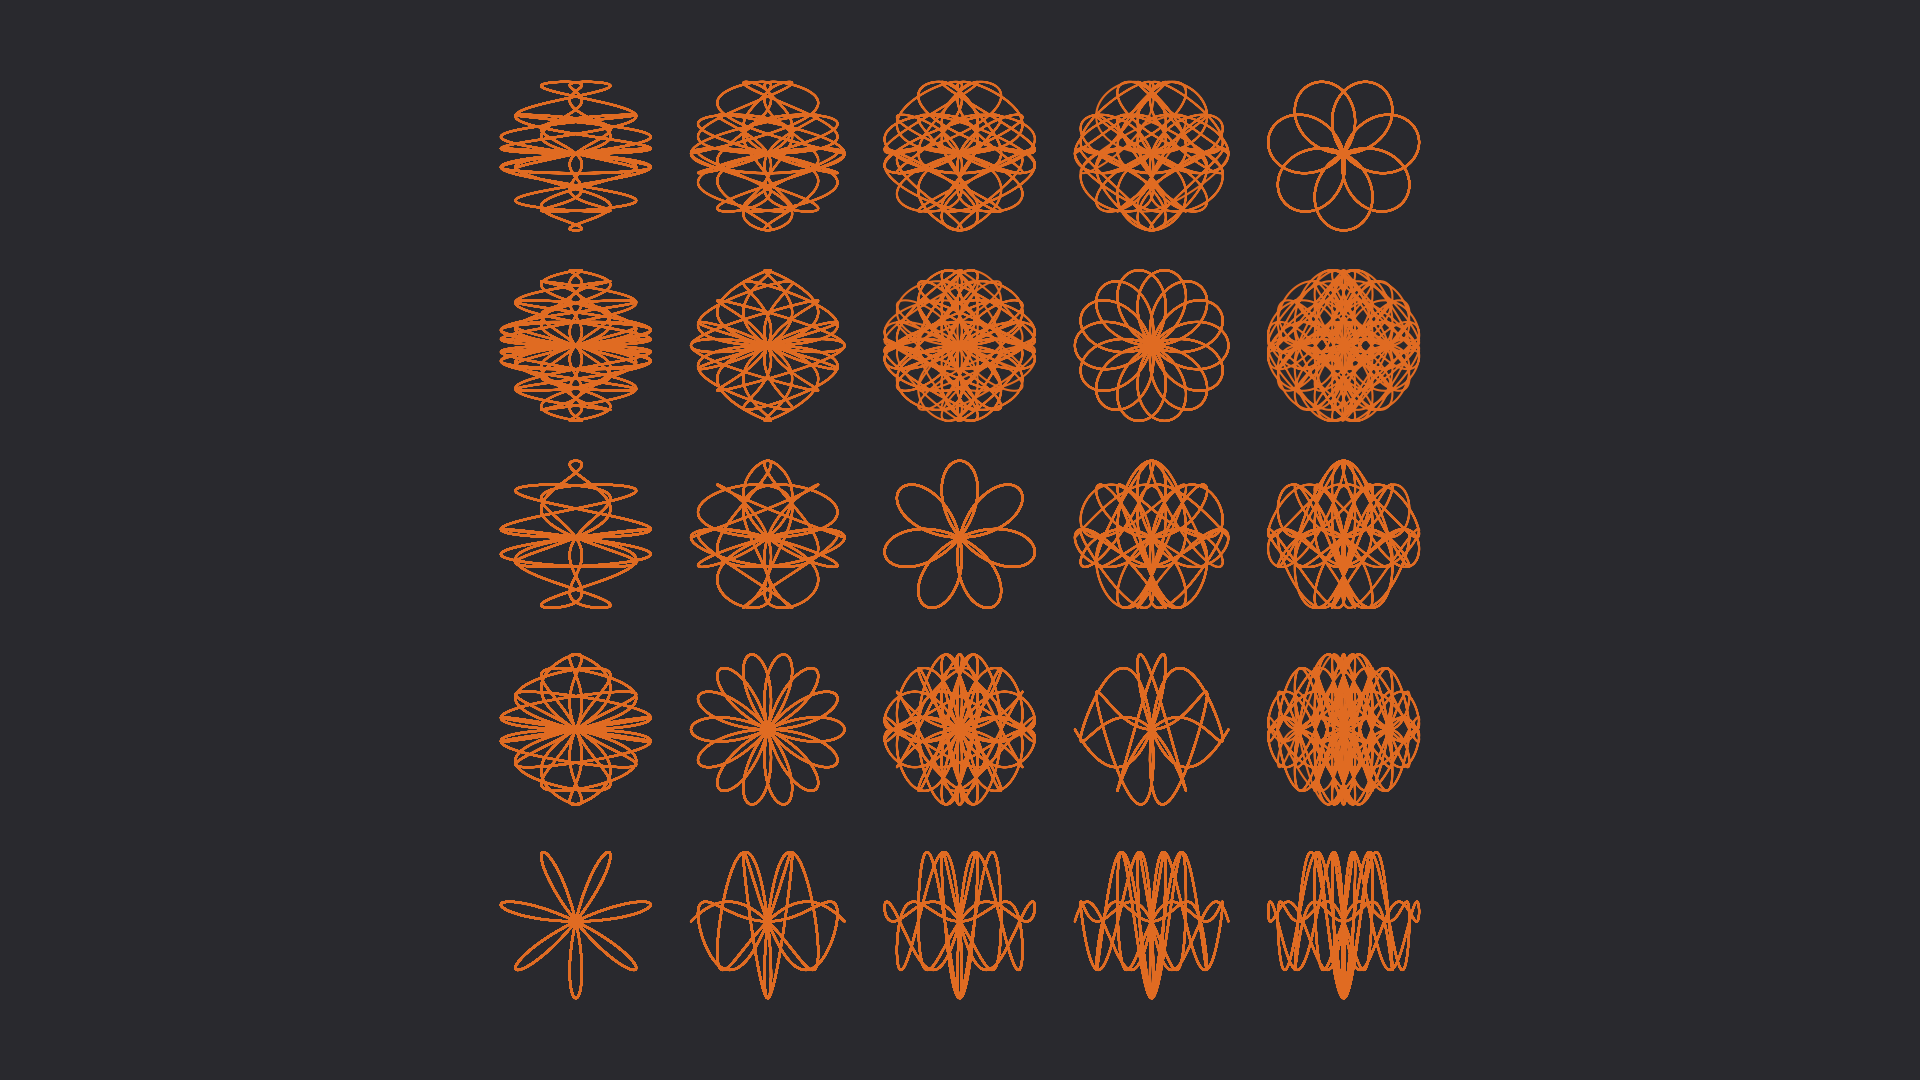

Python code for this plot:
from pathlib import Path

import numpy as np

from template_plt import plt


def main() -> None:
    fp: Path = Path(__file__).resolve().with_suffix(".png")
    c0: str = "#29292E"
    c1: str = "#E06B22"
    t: np.ndarray = np.linspace(0.0, 2.0*np.pi*19, 100001, endpoint=True)
    c: np.ndarray = np.cos(t)
    s: np.ndarray = np.sin(t)
    fig: plt.Figure
    ax: plt.Axes
    fig, ax = plt.subplots()
    for i in range(1, 6):
        for j in range(1, 6):
            x: np.ndarray = c * np.sin(t*7/i)
            y: np.ndarray = s * np.sin(t*7/j)
            ax.plot(x+2.5*i, y+2.5*j, color=c1)
    ax.axis("off")
    ax.set_aspect("equal")
    ax.set_facecolor(c0)
    fig.set_facecolor(c0)
    fig.tight_layout()
    fig.savefig(fp, facecolor=fig.get_facecolor())
    plt.cla()
    plt.clf()
    plt.close(fig)
    return None


if __name__ == "__main__":
    main()
